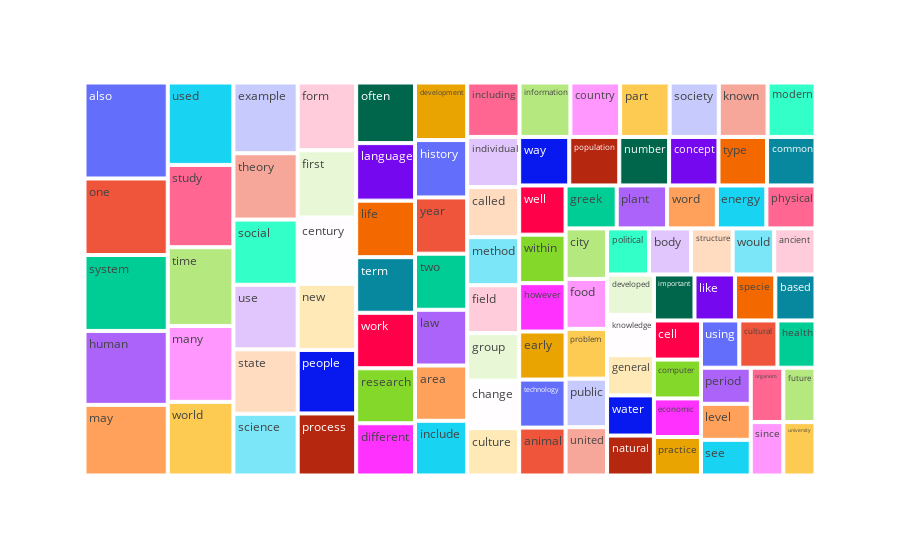

Source (notebook cell):
### Code cell
import plotly.express as px
fig = px.treemap(frequencies_100, path = ['word'],
                 values = 'en_frequency')
fig.show()

### Figure 1 — Plotly figure (JSON) as saved in the notebook; plotly's stock layout.template omitted (floating-point values rounded to 4 significant figures)
{"data": [{"branchvalues": "total", "domain": {"x": [0, 1], "y": [0, 1]}, "hovertemplate": "labels=%{label}<br>en_frequency=%{value}<br>parent=%{parent}<br>id=%{id}<extra></extra>", "ids": ["also", "ancient", "animal", "area", "based", "body", "called", "cell", "century", "change", "city", "common", "computer", "concept", "country", "cultural", "culture", "developed", "development", "different", "early", "economic", "energy", "example", "field", "first", "food", "form", "future", "general", "greek", "group", "health", "history", "however", "human", "important", "include", "including", "individual", "information", "knowledge", "known", "language", "law", "level", "life", "like", "many", "may", "method", "modern", "natural", "new", "number", "often", "one", "organism", "part", "people", "period", "physical", "plant", "political", "population", "practice", "problem", "process", "public", "research", "science", "see", "since", "social", "society", "specie", "state", "structure", "study", "system", "technology", "term", "theory", "time", "two", "type", "united", "university", "use", "used", "using", "water", "way", "well", "within", "word", "work", "world", "would", "year"], "labels": ["also", "ancient", "animal", "area", "based", "body", "called", "cell", "century", "change", "city", "common", "computer", "concept", "country", "cultural", "culture", "developed", "development", "different", "early", "economic", "energy", "example", "field", "first", "food", "form", "future", "general", "greek", "group", "health", "history", "however", "human", "important", "include", "including", "individual", "information", "knowledge", "known", "language", "law", "level", "life", "like", "many", "may", "method", "modern", "natural", "new", "number", "often", "one", "organism", "part", "people", "period", "physical", "plant", "political", "population", "practice", "problem", "process", "public", "research", "science", "see", "since", "social", "society", "specie", "state", "structure", "study", "system", "technology", "term", "theory", "time", "two", "type", "united", "university", "use", "used", "using", "water", "way", "well", "within", "word", "work", "world", "would", "year"], "name": "", "parents": ["", "", "", "", "", "", "", "", "", "", "", "", "", "", "", "", "", "", "", "", "", "", "", "", "", "", "", "", "", "", "", "", "", "", "", "", "", "", "", "", "", "", "", "", "", "", "", "", "", "", "", "", "", "", "", "", "", "", "", "", "", "", "", "", "", "", "", "", "", "", "", "", "", "", "", "", "", "", "", "", "", "", "", "", "", "", "", "", "", "", "", "", "", "", "", "", "", "", "", ""], "type": "treemap", "values": [3199, 762, 890, 1154, 740, 774, 1041, 737, 1554, 987, 839, 941, 732, 959, 1083, 721, 985, 758, 1203, 1231, 893, 727, 851, 1820, 996, 1574, 829, 1586, 701, 754, 879, 989, 720, 1199, 899, 2464, 747, 1144, 1140, 1043, 1109, 756, 1064, 1355, 1165, 718, 1332, 745, 1994, 2354, 1000, 1044, 749, 1548, 968, 1428, 2550, 709, 1080, 1487, 719, 844, 865, 775, 972, 725, 827, 1453, 806, 1295, 1588, 711, 696, 1678, 1070, 743, 1658, 768, 2164, 2530, 892, 1310, 1706, 2070, 1172, 944, 802, 688, 1661, 2166, 725, 754, 973, 914, 901, 856, 1307, 1937, 766, 1175]}], "layout": {"legend": {"tracegroupgap": 0}, "margin": {"t": 60}}}
